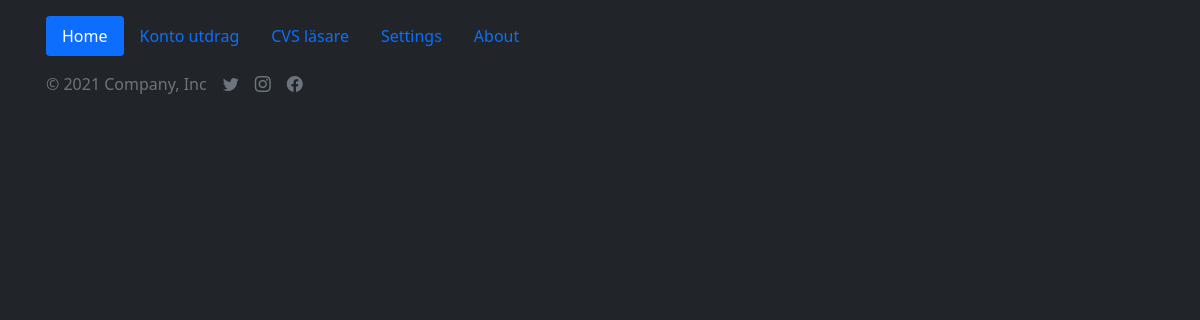
Before: /bank_statements with the older database file.
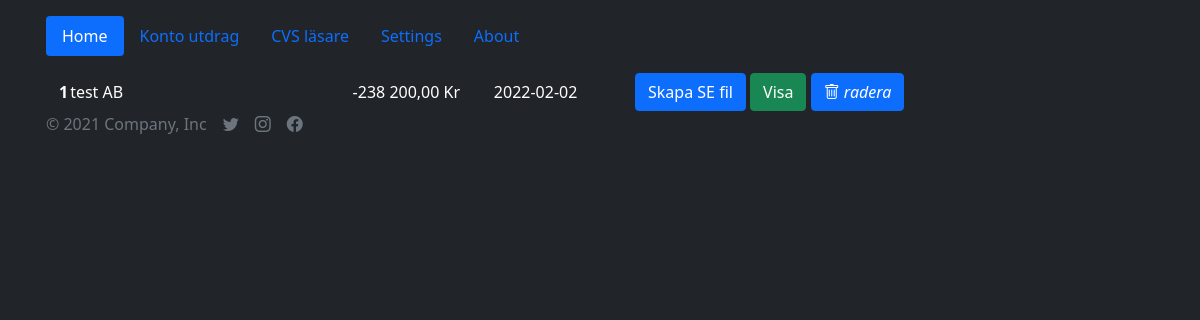
After: the same page with the newer database file.
### app/database_setup.py (models this page shows, shortened)
class BankStatement(Base):
    __tablename__ = 'bank_statement'
    __tableargs__ = {'comment': 'Bank Statements'}
    bank_statement_id = Column(Integer, nullable=False, unique=True, primary_key=True, autoincrement=True)
    title = Column(String(128), comment='Bank Statement name')
    summary = Column(String(128), comment='Summary')
    date = Column(String(128), default=datetime.utcnow(), comment='data')

### app/app.py (the view)
@app.route('/bank_statements')
def get_list_of_statements():
    statements = session.query(BankStatement).order_by(desc(BankStatement.bank_statement_id)).all()
    return render_template('bank_statements.html', statements=statements)

### app/templates/bank_statements.html (shortened to what this page needs)
{% extends 'base.html' %}
{% block body %}
    <main class="mt-3">
        <div class="container">
            <table>
                <tbody>
                {% for statement in statements %}
                    <tr class="gx-2 justify-content-center">
                        <th scope="row">{{ statement.bank_statement_id }}</th>
                        <td class="col-md-4">{{ statement.title }}</td>
                        <td class="col-md-2">{{ statement.summary }}</td>
                        <td class="col-md-2">{{ statement.date[0:10] }}</td>
                        <td class="col-auto">
                            <a href="/transactions/se/{{ statement.bank_statement_id }}"
                               class="btn btn-primary">Skapa SE fil</a>
                            <a href="/transactions/{{ statement.bank_statement_id }}" class="btn btn-success">Visa</a>
                            <a class="btn btn-primary" href="/bank_statements/{{ statement.bank_statement_id }}/delete" role="button">
                                <i class="bi bi-trash"> radera </i>
                            </a>
                        </td>
                    </tr>
                {% endfor %}
                </tbody>
            </table>
        </div>
    </main>
{% endblock %}

### app/templates/base.html (shortened to what this page needs)
<!doctype html>
<html lang="en" class="h-100 align-items-center">
<head>
    <link rel="stylesheet" href="{{ url_for('static',filename='css/main.css') }}">
    <link rel="stylesheet" href="https://cdn.jsdelivr.net/npm/bootstrap@5.1.3/dist/css/bootstrap.min.css"
>
    <link rel="stylesheet" href="https://cdn.jsdelivr.net/npm/bootstrap-icons@1.7.2/font/bootstrap-icons.css">
    <link rel="stylesheet"
          href="https://cdn.jsdelivr.net/npm/@fortawesome/fontawesome-free@5.15.4/css/fontawesome.min.css"
>
    <link href="https://cdn.jsdelivr.net/npm/bootstrap-dark-5@1.1.3/dist/css/bootstrap-night.min.css" rel="stylesheet">
    <link rel="stylesheet" href="https://cdnjs.cloudflare.com/ajax/libs/font-awesome/4.7.0/css/font-awesome.min.css">
</head>
<body class="text-white bg-dark">
<div class="container d-flex w-100  p-3 mx-auto flex-column">
    <header class="mb-auto">
        <ul class="nav nav-pills">
            <li class="nav-item"><a href="/" class="nav-link active" aria-current="page">Home</a></li>
            <li class="nav-item"><a href="/bank_statements" class="nav-link">Konto utdrag</a></li>
            <li class="nav-item"><a href="/create_transaktion" class="nav-link">CVS läsare</a></li>
            <li class="nav-item"><a href="/settings" class="nav-link">Settings</a></li>
            <li class="nav-item"><a href="/about" class="nav-link">About</a></li>
        </ul>
    </header>
    {% block body %}{% endblock %}
    <footer class="mt-auto text-white-50">
        <div class="d-flex align-items-center">
            <span class="text-muted">© 2021 Company, Inc</span>
            <ul class="nav mt-auto justify-content-end d-flex">
                <li class="ms-3">
                    <a class="text-muted" href="#">
                        <i class="bi bi-twitter"></i>
                    </a>
                </li>
                <li class="ms-3">
                    <a class="text-muted" href="#">
                        <i class="bi bi-instagram"></i>
                    </a>
                </li>
                <li class="ms-3">
                    <a class="text-muted" href="#">
                        <i class="bi bi-facebook"></i>
                    </a>
                </li>
            </ul>
        </div>
    </footer>
</div>
</body>
</html>

Changed rows visible on the page:
added BankStatement: bank_statement_id "1", title "test AB", summary "-238 200,00 Kr", date "2022-02-02"
